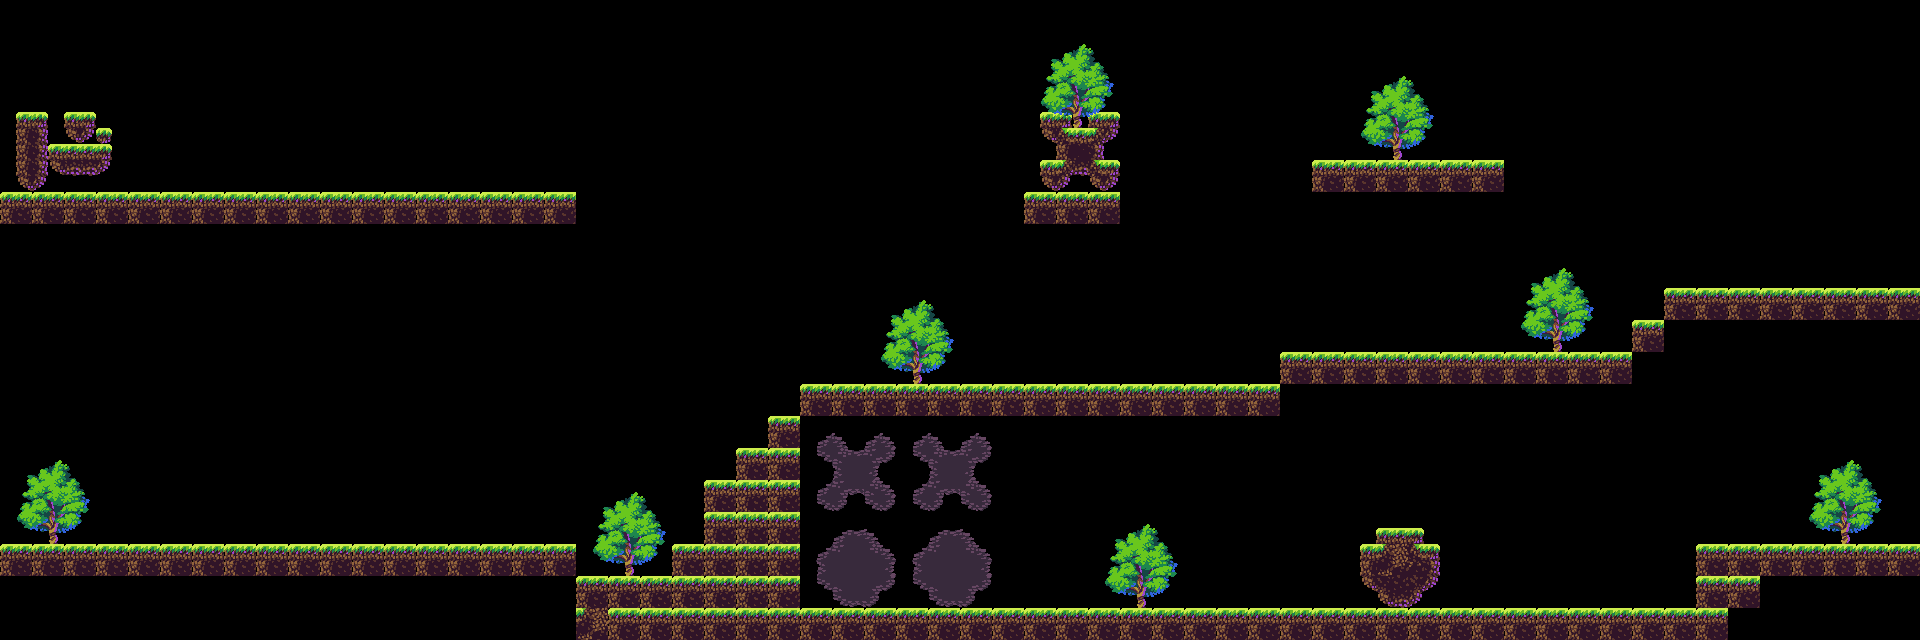

A level layout from a 2D game, rendered from its tile map. Below: a short description, then the map file with its tile-grid data intact:
An orthogonal 60x20 tile map with 32x32 px tiles, 2 tile layers (Colision, decor), 3 tilesets.

<map version="1.10" tiledversion="1.11.2" orientation="orthogonal" renderorder="right-down" width="60" height="20" tilewidth="32" tileheight="32" infinite="0" nextlayerid="4" nextobjectid="1">
 <tileset firstgid="1" name="Colision" tilewidth="32" tileheight="32" tilecount="12" columns="4">
  <image source="Tileset.png" width="128" height="96" />
 </tileset>
 <tileset firstgid="13" name="Colision" tilewidth="32" tileheight="32" tilecount="60" columns="10">
  <image source="ExampleTiles.png" width="320" height="192" />
 </tileset>
 <tileset firstgid="73" name="decor" tilewidth="32" tileheight="32" tilecount="21" columns="7">
  <image source="Decors.png" width="224" height="112" />
 </tileset>
 <layer id="2" name="Colision" width="60" height="20">
  <data encoding="csv">
0,0,0,0,0,0,0,0,0,0,0,0,0,0,0,0,0,0,0,0,0,0,0,0,0,0,0,0,0,0,0,0,0,0,0,0,0,0,0,0,0,0,0,0,0,0,0,0,0,0,0,0,0,0,0,0,0,0,0,0,
0,0,0,0,0,0,0,0,0,0,0,0,0,0,0,0,0,0,0,0,0,0,0,0,0,0,0,0,0,0,0,0,0,0,0,0,0,0,0,0,0,0,0,0,0,0,0,0,0,0,0,0,0,0,0,0,0,0,0,0,
0,0,0,0,0,0,0,0,0,0,0,0,0,0,0,0,0,0,0,0,0,0,0,0,0,0,0,0,0,0,0,0,0,0,0,0,0,0,0,0,0,0,0,0,0,0,0,0,0,0,0,0,0,0,0,0,0,0,0,0,
19,20,21,22,0,0,0,0,0,0,0,0,0,0,0,0,0,0,0,0,0,0,0,0,0,0,0,0,0,0,0,0,16,17,18,0,0,0,0,0,0,0,0,0,0,0,0,0,0,0,0,0,0,0,0,0,0,0,0,0,
29,30,31,32,0,0,0,0,0,0,0,0,0,0,0,0,0,0,0,0,0,0,0,0,0,0,0,0,0,0,0,0,26,27,28,0,0,0,0,0,0,0,0,0,0,0,0,0,0,0,0,0,0,0,0,0,0,0,0,0,
39,40,41,42,0,0,0,0,0,0,0,0,0,0,0,0,0,0,0,0,0,0,0,0,0,0,0,0,0,0,0,0,36,37,38,0,0,0,0,0,0,1,1,1,1,1,1,0,0,0,0,0,0,0,0,0,0,0,0,0,
1,1,1,1,1,1,1,1,1,1,1,1,1,1,1,1,1,1,0,0,0,0,0,0,0,0,0,0,0,0,0,0,1,1,1,0,0,0,0,0,0,0,0,0,0,0,0,0,0,0,0,0,0,0,0,0,0,0,0,0,
0,0,0,0,0,0,0,0,0,0,0,0,0,0,0,0,0,0,0,0,0,0,0,0,0,0,0,0,0,0,0,0,0,0,0,0,0,0,0,0,0,0,0,0,0,0,0,0,0,0,0,0,0,0,0,0,0,0,0,0,
0,0,0,0,0,0,0,0,0,0,0,0,0,0,0,0,0,0,0,0,0,0,0,0,0,0,0,0,0,0,0,0,0,0,0,0,0,0,0,0,0,0,0,0,0,0,0,0,0,0,0,0,0,0,0,0,0,0,0,0,
0,0,0,0,0,0,0,0,0,0,0,0,0,0,0,0,0,0,0,0,0,0,0,0,0,0,0,0,0,0,0,0,0,0,0,0,0,0,0,0,0,0,0,0,0,0,0,0,0,0,0,0,1,1,1,1,1,1,1,1,
0,0,0,0,0,0,0,0,0,0,0,0,0,0,0,0,0,0,0,0,0,0,0,0,0,0,0,0,0,0,0,0,0,0,0,0,0,0,0,0,0,0,0,0,0,0,0,0,0,0,0,1,0,0,0,0,0,0,0,0,
0,0,0,0,0,0,0,0,0,0,0,0,0,0,0,0,0,0,0,0,0,0,0,0,0,0,0,0,0,0,0,0,0,0,0,0,0,0,0,0,1,1,1,1,1,1,1,1,1,1,1,0,0,0,0,0,0,0,0,0,
0,0,0,0,0,0,0,0,0,0,0,0,0,0,0,0,0,0,0,0,0,0,0,0,0,1,1,1,1,1,1,1,1,1,1,1,1,1,1,1,0,0,0,0,0,0,0,0,0,0,0,0,0,0,0,0,0,0,0,0,
0,0,0,0,0,0,0,0,0,0,0,0,0,0,0,0,0,0,0,0,0,0,0,0,1,0,0,0,0,0,0,0,0,0,0,0,0,0,0,0,0,0,0,0,0,0,0,0,0,0,0,0,0,0,0,0,0,0,0,0,
0,0,0,0,0,0,0,0,0,0,0,0,0,0,0,0,0,0,0,0,0,0,0,1,1,0,0,0,0,0,0,0,0,0,0,0,0,0,0,0,0,0,0,0,0,0,0,0,0,0,0,0,0,0,0,0,0,0,0,0,
0,0,0,0,0,0,0,0,0,0,0,0,0,0,0,0,0,0,0,0,0,0,1,1,1,0,0,0,0,0,0,0,0,0,0,0,0,0,0,0,0,0,0,0,0,0,0,0,0,0,0,0,0,0,0,0,0,0,0,0,
0,0,0,0,0,0,0,0,0,0,0,0,0,0,0,0,0,0,0,0,0,0,1,1,1,0,0,0,0,0,0,0,0,0,0,0,0,0,0,0,0,0,13,14,15,0,0,0,0,0,0,0,0,0,0,0,0,0,0,0,
1,1,1,1,1,1,1,1,1,1,1,1,1,1,1,1,1,1,0,0,0,1,1,1,1,0,0,0,0,0,0,0,0,0,0,0,0,0,0,0,0,0,23,24,25,0,0,0,0,0,0,0,0,0,1,1,1,1,1,1,
0,0,0,0,0,0,0,0,0,0,0,0,0,0,0,0,0,0,1,1,1,1,1,1,1,0,0,0,0,0,0,0,0,0,0,0,0,0,0,0,0,0,33,34,35,0,0,0,0,0,0,0,0,1,1,0,0,0,0,0,
0,0,0,0,0,0,0,0,0,0,0,0,0,0,0,0,0,0,24,1,1,1,1,1,1,1,1,1,1,1,1,1,1,1,1,1,1,1,1,1,1,1,1,1,1,1,1,1,1,1,1,1,1,1,0,0,0,0,0,0
</data>
 </layer>
 <layer id="3" name="decor" width="60" height="20">
  <data encoding="csv">
0,0,0,0,0,0,0,0,0,0,0,0,0,0,0,0,0,0,0,0,0,0,0,0,0,0,0,0,0,0,0,0,0,0,0,0,0,0,0,0,0,0,0,0,0,0,0,0,0,0,0,0,0,0,0,0,0,0,0,0,
0,0,0,0,0,0,0,0,0,0,0,0,0,0,0,0,0,0,0,0,0,0,0,0,0,0,0,0,0,0,0,0,73,74,75,0,0,0,0,0,0,0,0,0,0,0,0,0,0,0,0,0,0,0,0,0,0,0,0,0,
0,0,0,22,0,0,0,0,0,0,0,0,0,0,0,0,0,0,0,0,0,0,0,0,0,0,0,0,0,0,0,0,80,81,82,0,0,0,0,0,0,0,73,74,75,0,0,0,0,0,0,0,0,0,0,0,0,0,0,0,
0,0,0,0,0,0,0,0,0,0,0,0,0,0,0,0,0,0,0,0,0,0,0,0,0,0,0,0,0,0,0,0,87,88,89,0,0,0,0,0,0,0,80,81,82,0,0,0,0,0,0,0,0,0,0,0,0,0,0,0,
0,0,0,0,0,0,0,0,0,0,0,0,0,0,0,0,0,0,0,0,0,0,0,0,0,0,0,0,0,0,0,0,0,0,0,0,0,0,0,0,0,0,87,88,89,0,0,0,0,0,0,0,0,0,0,0,0,0,0,0,
0,0,0,0,0,0,0,0,0,0,0,0,0,0,0,0,0,0,0,0,0,0,0,0,0,0,0,0,0,0,0,0,0,0,0,0,0,0,0,0,0,0,0,0,0,0,0,0,0,0,0,0,0,0,0,0,0,0,0,0,
0,0,0,0,0,0,0,0,0,0,0,0,0,0,0,0,0,0,0,0,0,0,0,0,0,0,0,0,0,0,0,0,0,0,0,0,0,0,0,0,0,0,0,0,0,0,0,0,0,0,0,0,0,0,0,0,0,0,0,0,
0,0,0,0,0,0,0,0,0,0,0,0,0,0,0,0,0,0,0,0,0,0,0,0,0,0,0,0,0,0,0,0,0,0,0,0,0,0,0,0,0,0,0,0,0,0,0,0,0,0,0,0,0,0,0,0,0,0,0,0,
0,0,0,0,0,0,0,0,0,0,0,0,0,0,0,0,0,0,0,0,0,0,0,0,0,0,0,0,0,0,0,0,0,0,0,0,0,0,0,0,0,0,0,0,0,0,0,73,74,75,0,0,0,0,0,0,0,0,0,0,
0,0,0,0,0,0,0,0,0,0,0,0,0,0,0,0,0,0,0,0,0,0,0,0,0,0,0,73,74,75,0,0,0,0,0,0,0,0,0,0,0,0,0,0,0,0,0,80,81,82,0,0,0,0,0,0,0,0,0,0,
0,0,0,0,0,0,0,0,0,0,0,0,0,0,0,0,0,0,0,0,0,0,0,0,0,0,0,80,81,82,0,0,0,0,0,0,0,0,0,0,0,0,0,0,0,0,0,87,88,89,0,0,0,0,0,0,0,0,0,0,
0,0,0,0,0,0,0,0,0,0,0,0,0,0,0,0,0,0,0,0,0,0,0,0,0,0,0,87,88,89,0,0,0,0,0,0,0,0,0,0,0,0,0,0,0,0,0,0,0,0,0,0,0,0,0,0,0,0,0,0,
0,0,0,0,0,0,0,0,0,0,0,0,0,0,0,0,0,0,0,0,0,0,0,0,0,0,0,0,0,0,0,0,0,0,0,0,0,0,0,0,0,0,0,0,0,0,0,0,0,0,0,0,0,0,0,0,0,0,0,0,
0,0,0,0,0,0,0,0,0,0,0,0,0,0,0,0,0,0,0,0,0,0,0,0,0,46,47,48,46,47,48,0,0,0,0,0,0,0,0,0,0,0,0,0,0,0,0,0,0,0,0,0,0,0,0,0,0,0,0,0,
73,74,75,0,0,0,0,0,0,0,0,0,0,0,0,0,0,0,0,0,0,0,0,0,0,56,57,58,56,57,58,0,0,0,0,0,0,0,0,0,0,0,0,0,0,0,0,0,0,0,0,0,0,0,0,0,73,74,75,0,
80,81,82,0,0,0,0,0,0,0,0,0,0,0,0,0,0,0,73,74,75,0,0,0,0,66,67,68,66,67,68,0,0,0,0,0,0,0,0,0,0,0,0,0,0,0,0,0,0,0,0,0,0,0,0,0,80,81,82,0,
87,88,89,0,0,0,0,0,0,0,0,0,0,0,0,0,0,0,80,81,82,0,0,0,0,43,44,45,43,44,45,0,0,0,73,74,75,0,0,0,0,0,0,0,0,0,0,0,0,0,0,0,0,0,0,0,87,88,89,0,
0,0,0,0,0,0,0,0,0,0,0,0,0,0,0,0,0,0,87,88,89,0,0,0,0,53,54,55,53,54,55,0,0,0,80,81,82,0,0,0,0,0,0,0,0,0,0,0,0,0,0,0,0,1,0,0,0,0,0,0,
0,0,0,0,0,0,0,0,0,0,0,0,0,0,0,0,0,0,0,0,0,0,0,0,0,63,64,65,63,64,65,0,0,0,87,88,89,0,0,0,0,0,0,0,0,0,0,0,0,0,0,0,0,0,0,0,0,0,0,0,
0,0,0,0,0,0,0,0,0,0,0,0,0,0,0,0,0,0,0,0,0,0,0,0,0,0,0,0,0,0,0,0,0,0,0,0,0,0,0,0,0,0,0,0,0,0,0,0,0,0,0,0,0,0,0,0,0,0,0,0
</data>
 </layer>
</map>
